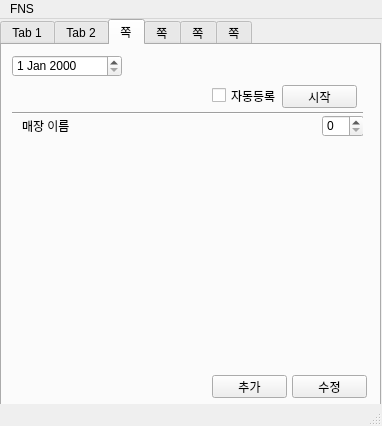
<?xml version="1.0" encoding="UTF-8"?>
<ui version="4.0">
 <class>MainWindow</class>
 <widget class="QMainWindow" name="MainWindow">
  <property name="geometry">
   <rect>
    <x>0</x>
    <y>0</y>
    <width>382</width>
    <height>426</height>
   </rect>
  </property>
  <property name="windowTitle">
   <string>MainWindow</string>
  </property>
  <widget class="QWidget" name="centralwidget">
   <widget class="QTabWidget" name="tabWidget">
    <property name="geometry">
     <rect>
      <x>0</x>
      <y>0</y>
      <width>381</width>
      <height>598</height>
     </rect>
    </property>
    <property name="currentIndex">
     <number>2</number>
    </property>
    <widget class="QWidget" name="tab">
     <attribute name="title">
      <string>Tab 1</string>
     </attribute>
     <widget class="QPushButton" name="pushButton">
      <property name="geometry">
       <rect>
        <x>90</x>
        <y>70</y>
        <width>75</width>
        <height>23</height>
       </rect>
      </property>
      <property name="text">
       <string>다음</string>
      </property>
     </widget>
     <widget class="QPushButton" name="pushButton_2">
      <property name="geometry">
       <rect>
        <x>10</x>
        <y>70</y>
        <width>75</width>
        <height>23</height>
       </rect>
      </property>
      <property name="text">
       <string>이전</string>
      </property>
     </widget>
     <widget class="QPushButton" name="pushButton_3">
      <property name="geometry">
       <rect>
        <x>10</x>
        <y>10</y>
        <width>75</width>
        <height>23</height>
       </rect>
      </property>
      <property name="text">
       <string>파일선택</string>
      </property>
     </widget>
     <widget class="QListView" name="listView">
      <property name="geometry">
       <rect>
        <x>10</x>
        <y>100</y>
        <width>361</width>
        <height>251</height>
       </rect>
      </property>
     </widget>
     <widget class="QDateEdit" name="dateEdit">
      <property name="geometry">
       <rect>
        <x>90</x>
        <y>10</y>
        <width>110</width>
        <height>22</height>
       </rect>
      </property>
     </widget>
     <widget class="QListView" name="listView_2">
      <property name="geometry">
       <rect>
        <x>10</x>
        <y>40</y>
        <width>361</width>
        <height>21</height>
       </rect>
      </property>
     </widget>
     <widget class="QPushButton" name="pushButton_4">
      <property name="geometry">
       <rect>
        <x>290</x>
        <y>70</y>
        <width>75</width>
        <height>23</height>
       </rect>
      </property>
      <property name="text">
       <string>시작</string>
      </property>
     </widget>
     <widget class="QCheckBox" name="checkBox">
      <property name="geometry">
       <rect>
        <x>220</x>
        <y>70</y>
        <width>81</width>
        <height>21</height>
       </rect>
      </property>
      <property name="text">
       <string>자동등록</string>
      </property>
     </widget>
    </widget>
    <widget class="QWidget" name="tab_2">
     <attribute name="title">
      <string>Tab 2</string>
     </attribute>
     <widget class="QPushButton" name="pushButton_5">
      <property name="geometry">
       <rect>
        <x>10</x>
        <y>10</y>
        <width>75</width>
        <height>23</height>
       </rect>
      </property>
      <property name="text">
       <string>파일선택</string>
      </property>
     </widget>
     <widget class="QDateEdit" name="dateEdit_2">
      <property name="geometry">
       <rect>
        <x>90</x>
        <y>10</y>
        <width>110</width>
        <height>22</height>
       </rect>
      </property>
     </widget>
     <widget class="QListView" name="listView_3">
      <property name="geometry">
       <rect>
        <x>10</x>
        <y>40</y>
        <width>361</width>
        <height>21</height>
       </rect>
      </property>
     </widget>
     <widget class="QComboBox" name="comboBox">
      <property name="geometry">
       <rect>
        <x>260</x>
        <y>10</y>
        <width>101</width>
        <height>22</height>
       </rect>
      </property>
      <item>
       <property name="text">
        <string>유통기한순</string>
       </property>
      </item>
      <item>
       <property name="text">
        <string>기부일자순</string>
       </property>
      </item>
      <item>
       <property name="text">
        <string>수량적은순</string>
       </property>
      </item>
      <item>
       <property name="text">
        <string>수량많은순</string>
       </property>
      </item>
     </widget>
     <widget class="QListView" name="listView_4">
      <property name="geometry">
       <rect>
        <x>10</x>
        <y>100</y>
        <width>361</width>
        <height>251</height>
       </rect>
      </property>
     </widget>
     <widget class="QCheckBox" name="checkBox_2">
      <property name="geometry">
       <rect>
        <x>220</x>
        <y>70</y>
        <width>81</width>
        <height>21</height>
       </rect>
      </property>
      <property name="text">
       <string>자동등록</string>
      </property>
     </widget>
     <widget class="QPushButton" name="pushButton_6">
      <property name="geometry">
       <rect>
        <x>290</x>
        <y>70</y>
        <width>75</width>
        <height>23</height>
       </rect>
      </property>
      <property name="text">
       <string>시작</string>
      </property>
     </widget>
     <widget class="QPushButton" name="pushButton_7">
      <property name="geometry">
       <rect>
        <x>90</x>
        <y>70</y>
        <width>75</width>
        <height>23</height>
       </rect>
      </property>
      <property name="text">
       <string>다음</string>
      </property>
     </widget>
     <widget class="QPushButton" name="pushButton_8">
      <property name="geometry">
       <rect>
        <x>10</x>
        <y>70</y>
        <width>75</width>
        <height>23</height>
       </rect>
      </property>
      <property name="text">
       <string>이전</string>
      </property>
     </widget>
    </widget>
    <widget class="QWidget" name="tab_3">
     <attribute name="title">
      <string>쪽</string>
     </attribute>
     <widget class="QDateEdit" name="dateEdit_3">
      <property name="geometry">
       <rect>
        <x>10</x>
        <y>10</y>
        <width>110</width>
        <height>22</height>
       </rect>
      </property>
     </widget>
     <widget class="QCheckBox" name="checkBox_3">
      <property name="geometry">
       <rect>
        <x>210</x>
        <y>40</y>
        <width>81</width>
        <height>21</height>
       </rect>
      </property>
      <property name="text">
       <string>자동등록</string>
      </property>
     </widget>
     <widget class="QPushButton" name="pushButton_9">
      <property name="geometry">
       <rect>
        <x>280</x>
        <y>40</y>
        <width>75</width>
        <height>23</height>
       </rect>
      </property>
      <property name="text">
       <string>시작</string>
      </property>
     </widget>
     <widget class="QPushButton" name="pushButton_10">
      <property name="geometry">
       <rect>
        <x>210</x>
        <y>330</y>
        <width>75</width>
        <height>23</height>
       </rect>
      </property>
      <property name="text">
       <string>추가</string>
      </property>
     </widget>
     <widget class="QPushButton" name="pushButton_11">
      <property name="geometry">
       <rect>
        <x>290</x>
        <y>330</y>
        <width>75</width>
        <height>23</height>
       </rect>
      </property>
      <property name="text">
       <string>수정</string>
      </property>
     </widget>
     <widget class="Line" name="line">
      <property name="geometry">
       <rect>
        <x>10</x>
        <y>60</y>
        <width>351</width>
        <height>16</height>
       </rect>
      </property>
      <property name="orientation">
       <enum>Qt::Horizontal</enum>
      </property>
     </widget>
     <widget class="QWidget" name="widget" native="true">
      <property name="geometry">
       <rect>
        <x>10</x>
        <y>70</y>
        <width>351</width>
        <height>21</height>
       </rect>
      </property>
      <widget class="QSpinBox" name="spinBox">
       <property name="geometry">
        <rect>
         <x>310</x>
         <y>0</y>
         <width>42</width>
         <height>22</height>
        </rect>
       </property>
      </widget>
      <widget class="QLabel" name="label">
       <property name="geometry">
        <rect>
         <x>10</x>
         <y>0</y>
         <width>131</width>
         <height>21</height>
        </rect>
       </property>
       <property name="text">
        <string>매장 이름</string>
       </property>
      </widget>
     </widget>
    </widget>
    <widget class="QWidget" name="tab_4">
     <attribute name="title">
      <string>쪽</string>
     </attribute>
    </widget>
    <widget class="QWidget" name="tab_5">
     <attribute name="title">
      <string>쪽</string>
     </attribute>
    </widget>
    <widget class="QWidget" name="tab_6">
     <attribute name="title">
      <string>쪽</string>
     </attribute>
    </widget>
   </widget>
  </widget>
  <widget class="QMenuBar" name="menubar">
   <property name="geometry">
    <rect>
     <x>0</x>
     <y>0</y>
     <width>382</width>
     <height>21</height>
    </rect>
   </property>
   <widget class="QMenu" name="menuFNS">
    <property name="title">
     <string>FNS</string>
    </property>
   </widget>
   <addaction name="menuFNS"/>
  </widget>
  <widget class="QStatusBar" name="statusbar"/>
 </widget>
 <resources/>
 <connections/>
</ui>
